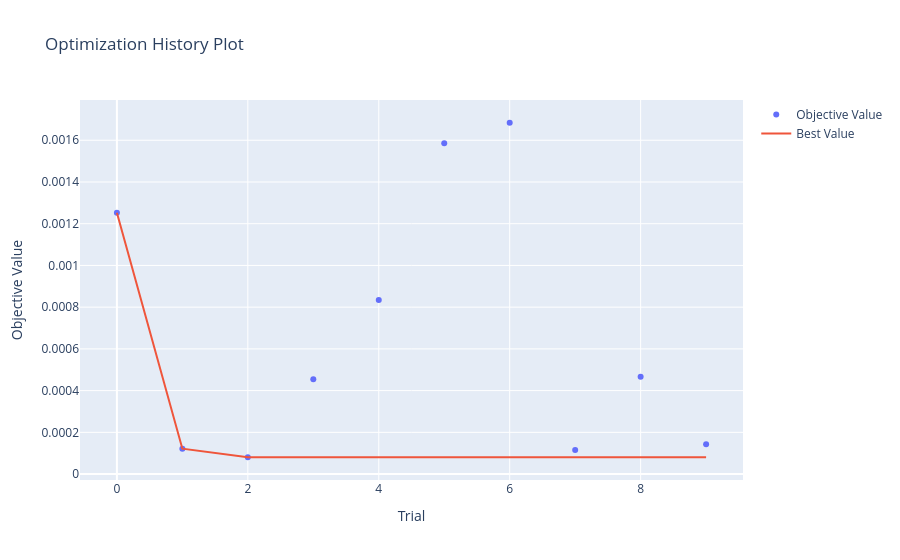

Source (notebook cell):
### Code cell
import optuna.visualization as vis

vis.plot_optimization_history(study)

### Figure 1 — Plotly figure (JSON) as saved in the notebook; plotly's stock layout.template omitted (floating-point values rounded to 4 significant figures)
{"data": [{"mode": "markers", "name": "Objective Value", "type": "scatter", "x": [0, 1, 2, 3, 4, 5, 6, 7, 8, 9], "y": [0.001252, 0.0001216, 8.065e-05, 0.0004548, 0.0008344, 0.001586, 0.001684, 0.0001151, 0.0004666, 0.0001424]}, {"mode": "lines", "name": "Best Value", "type": "scatter", "x": [0, 1, 2, 3, 4, 5, 6, 7, 8, 9], "y": [0.001252, 0.0001216, 8.065e-05, 8.065e-05, 8.065e-05, 8.065e-05, 8.065e-05, 8.065e-05, 8.065e-05, 8.065e-05]}, {"marker": {"color": "#cccccc"}, "mode": "markers", "name": "Infeasible Trial", "showlegend": false, "type": "scatter", "x": [], "y": []}], "layout": {"title": {"text": "Optimization History Plot"}, "xaxis": {"title": {"text": "Trial"}}, "yaxis": {"title": {"text": "Objective Value"}}}}
